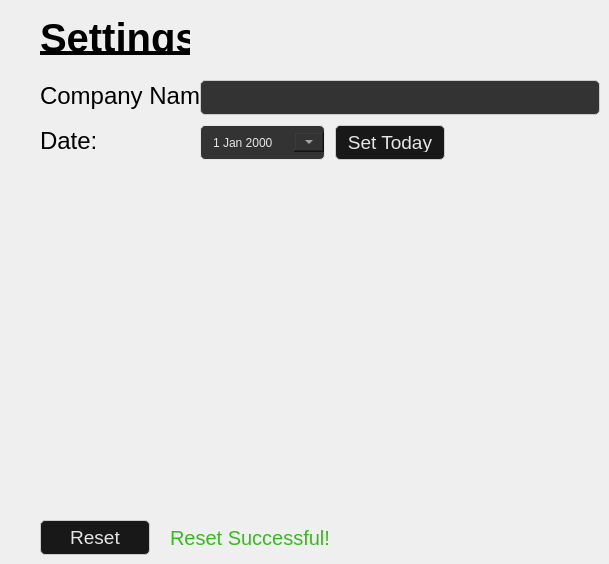
    <widget class="QWidget" name="Settings">
     <widget class="QLabel" name="label_settings">
      <property name="geometry">
       <rect>
        <x>40</x>
        <y>20</y>
        <width>150</width>
        <height>35</height>
       </rect>
      </property>
      <property name="font">
       <font>
        <family>Arial</family>
        <pointsize>30</pointsize>
        <bold>true</bold>
        <underline>true</underline>
        <kerning>true</kerning>
       </font>
      </property>
      <property name="text">
       <string>Settings</string>
      </property>
     </widget>
     <widget class="QLabel" name="label_company_name">
      <property name="geometry">
       <rect>
        <x>40</x>
        <y>80</y>
        <width>161</width>
        <height>31</height>
       </rect>
      </property>
      <property name="font">
       <font>
        <family>Arial</family>
        <pointsize>18</pointsize>
       </font>
      </property>
      <property name="text">
       <string>Company Name:</string>
      </property>
     </widget>
     <widget class="QLabel" name="label_date">
      <property name="enabled">
       <bool>true</bool>
      </property>
      <property name="geometry">
       <rect>
        <x>40</x>
        <y>125</y>
        <width>161</width>
        <height>31</height>
       </rect>
      </property>
      <property name="font">
       <font>
        <family>Arial</family>
        <pointsize>18</pointsize>
       </font>
      </property>
      <property name="text">
       <string>Date:</string>
      </property>
     </widget>
     <widget class="QDateEdit" name="input_date">
      <property name="geometry">
       <rect>
        <x>200</x>
        <y>125</y>
        <width>125</width>
        <height>35</height>
       </rect>
      </property>
      <property name="focusPolicy">
       <enum>Qt::FocusPolicy::NoFocus</enum>
      </property>
      <property name="styleSheet">
       <string notr="true">QDateEdit {
    background-color: #333333;
    color: #e6e6e6;
    border: 1px solid #e6e6e6;
    border-radius: 5px;
    padding: 5px 10px;
}

QDateEdit:focus {
    border: 1px solid #00aaff;
}

QDateEdit::drop-down {
    subcontrol-origin: padding;
    subcontrol-position: center right;
    padding-right: 10px;
    width: 20px;
    height: 20px;
}

QCalendarWidget {
    background-color: #333333;
    color: #e6e6e6;
    border: 1px solid #555555;
    border-radius: 5px;
    min-height: 250px
}

#qt_calendar_navigationbar {
    background-color: #2b2b2b;
    border-bottom: 1px solid #555555;
}

QCalendarWidget QToolButton {
    background-color: #2b2b2b;
    color: #e6e6e6;
    border: none;
    font-size: 14px;
    margin: 2px;
}

QCalendarWidget QToolButton:hover {
    background-color: #444444;
    border-radius: 3px;
}

QCalendarWidget QToolButton::menu-indicator {
    image: none;
    width: 0px;
    height: 0px;
}

QCalendarWidget QAbstractItemView {
    background-color: #333333;
    border: none;
    outline: none;
    color: #e6e6e6;
    selection-background-color: #00aaff;
    selection-color: white;
    alternate-background-color: #383838;
    gridline-color: #444444; 
    min-height: 200px;
}

QCalendarWidget QAbstractItemView::section {
    background-color: #2b2b2b;
    color: #e6e6e6; 
    border: none;
}</string>
      </property>
      <property name="calendarPopup">
       <bool>true</bool>
      </property>
     </widget>
     <widget class="QLineEdit" name="input_company_name">
      <property name="geometry">
       <rect>
        <x>200</x>
        <y>80</y>
        <width>400</width>
        <height>35</height>
       </rect>
      </property>
      <property name="font">
       <font>
        <family>Arial</family>
        <pointsize>15</pointsize>
       </font>
      </property>
      <property name="styleSheet">
       <string notr="true">QLineEdit {
    background-color: #333333;
    color: #e6e6e6;
    border: 1px solid #cccccc; 
    border-radius: 5px; 
    padding: 7px 10px;
}

QLineEdit:focus {
    border: 1px solid #00aaff; 
}</string>
      </property>
     </widget>
     <widget class="QPushButton" name="button_setToday">
      <property name="geometry">
       <rect>
        <x>335</x>
        <y>125</y>
        <width>110</width>
        <height>35</height>
       </rect>
      </property>
      <property name="font">
       <font>
        <family>Arial</family>
        <pointsize>14</pointsize>
       </font>
      </property>
      <property name="cursor">
       <cursorShape>ArrowCursor</cursorShape>
      </property>
      <property name="styleSheet">
       <string notr="true">QPushButton {
    background-color: #181818;
    color: #e6e6e6;
    border: 1px solid #cccccc; 
    border-radius: 5px; 
    padding: 7px 10px;
}

QPushButton:hover {
    background-color: #404040;
}

QPushButton:pressed {
    background-color: #010101;
}</string>
      </property>
      <property name="text">
       <string>Set Today</string>
      </property>
     </widget>
     <widget class="QPushButton" name="button_reset">
      <property name="enabled">
       <bool>true</bool>
      </property>
      <property name="geometry">
       <rect>
        <x>40</x>
        <y>520</y>
        <width>110</width>
        <height>35</height>
       </rect>
      </property>
      <property name="font">
       <font>
        <family>Arial</family>
        <pointsize>14</pointsize>
       </font>
      </property>
      <property name="cursor">
       <cursorShape>ArrowCursor</cursorShape>
      </property>
      <property name="styleSheet">
       <string notr="true">QPushButton {
    background-color: #181818;
    color: #e6e6e6;
    border: 1px solid #cccccc; 
    border-radius: 5px; 
    padding: 7px 10px;
}

QPushButton:hover {
    background-color: #404040;
}

QPushButton:pressed {
    background-color: #010101;
}</string>
      </property>
      <property name="text">
       <string>Reset</string>
      </property>
     </widget>
     <widget class="QLabel" name="label_reset_status">
      <property name="enabled">
       <bool>true</bool>
      </property>
      <property name="geometry">
       <rect>
        <x>170</x>
        <y>522</y>
        <width>281</width>
        <height>31</height>
       </rect>
      </property>
      <property name="font">
       <font>
        <family>Arial</family>
        <pointsize>15</pointsize>
       </font>
      </property>
      <property name="styleSheet">
       <string notr="true">QLabel{
	color: #37ba1e
}</string>
      </property>
      <property name="text">
       <string>Reset Successful!</string>
      </property>
     </widget>
    </widget>
